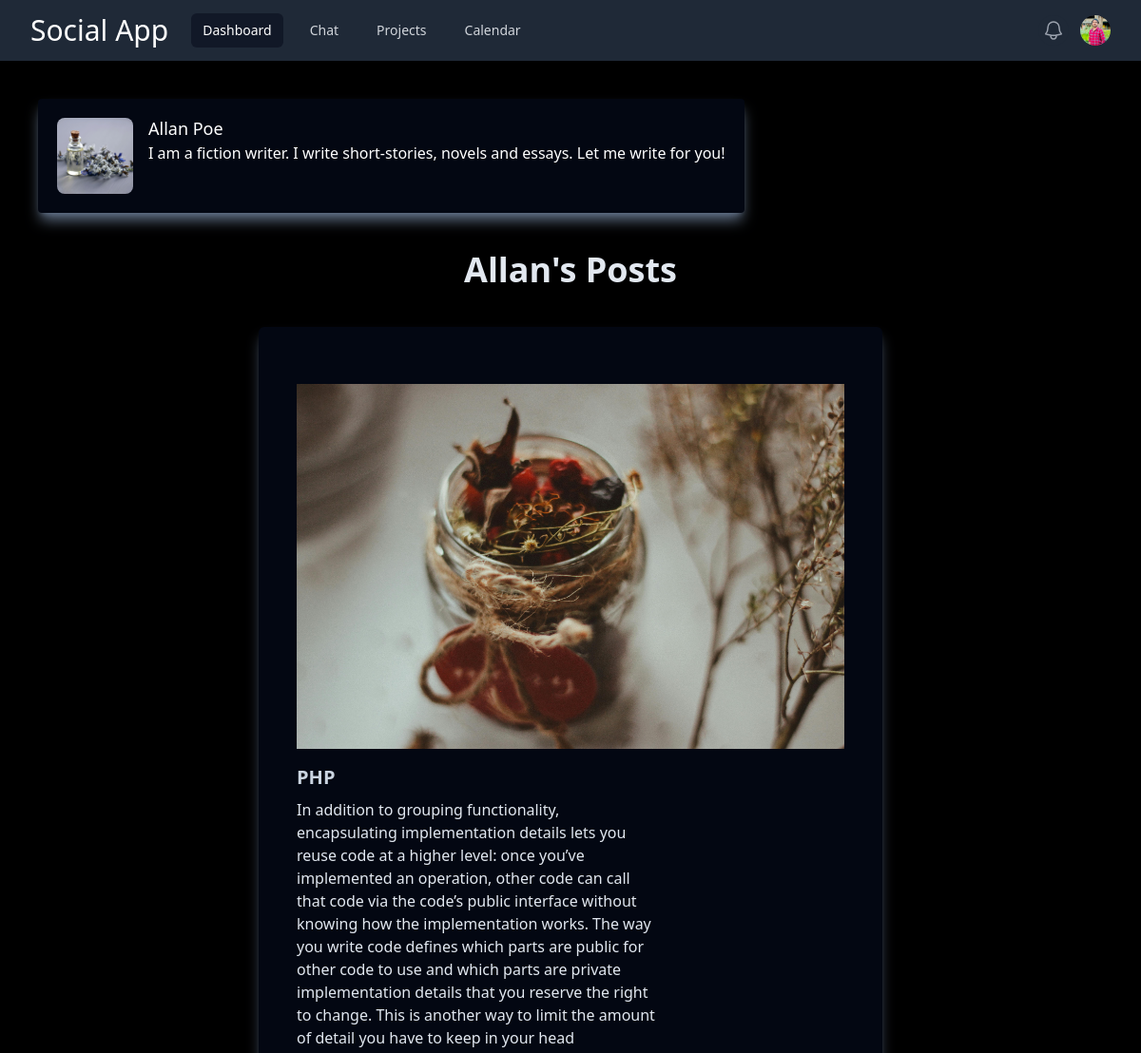
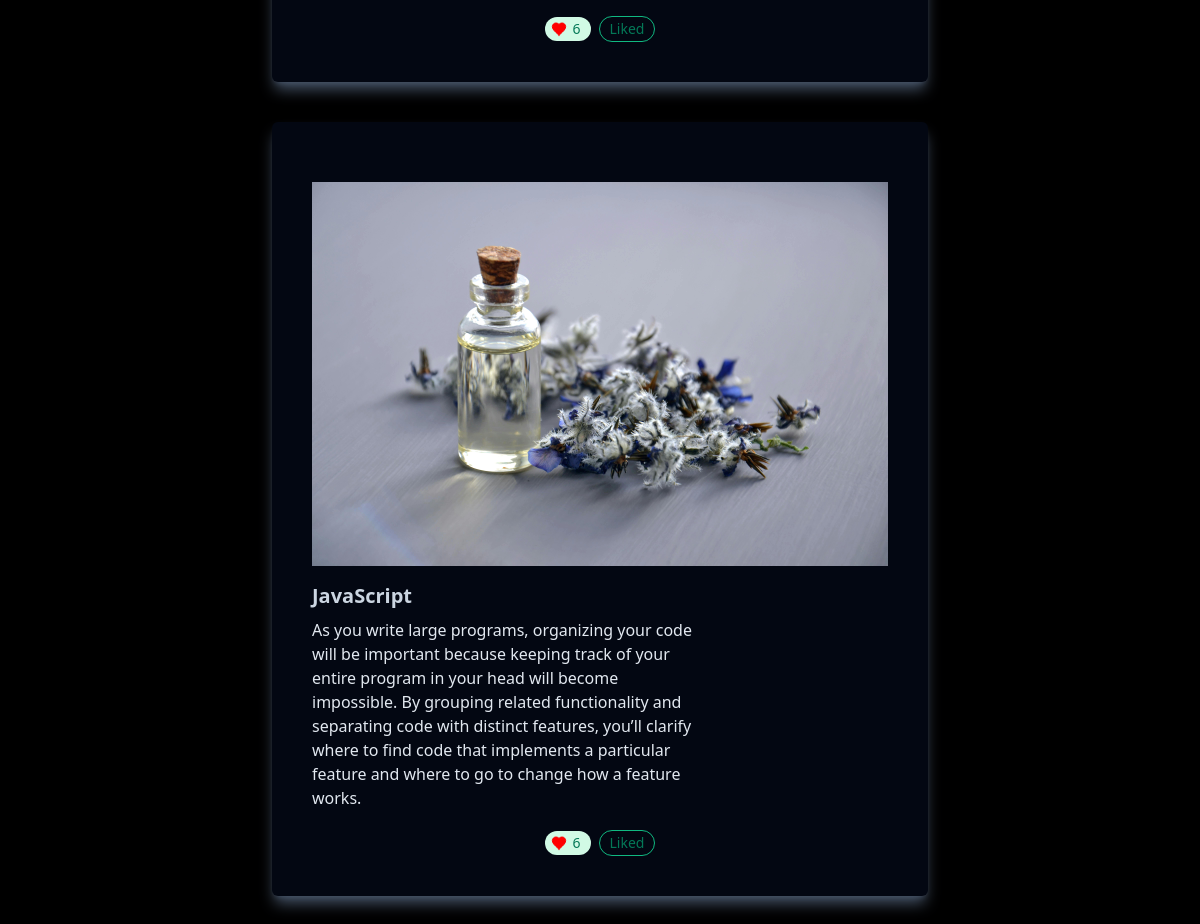
/get_posts/allan/ (signed in), run on the app's committed database (2 pictures, top to bottom).
### core/models.py (models this page shows, shortened)
class Profile(models.Model):
    user = models.OneToOneField(User, on_delete=models.CASCADE)
    profile_image = models.ImageField(upload_to='profile_images/', blank=True, null=True)
    bio = models.TextField(blank=True, null=True)
    dob = models.DateField(blank=True, null=True)

### application/models.py (models this page shows, shortened)
class Post(models.Model):
    user = models.ForeignKey(User, on_delete=models.CASCADE, related_name='posts')
    title = models.CharField(max_length=50)
    content = models.CharField(max_length=5000)
    image = models.ImageField(upload_to='post_images/', blank=True, null=True)
    created_at = models.DateTimeField(auto_now_add=True)
    likes = models.ManyToManyField(User, related_name='liked_posts', blank=True)
    @property
    def total_likes(self):
        return self.likes.count()

### application/views.py (the view)
# urls.py: path('get_posts/<str:username>/', views.user_posts, name='user_posts'),
def user_posts(request, username):
    if request.user.is_authenticated:
        user = get_object_or_404(User, username=username)
        profile = get_object_or_404(Profile, user=user)
        posts = Post.objects.filter(user=user).order_by('-created_at')
        liked = Post.objects.filter(likes=request.user)
        return render(request, "app/user_posts.html", {"user": user, "posts": posts, "profile": profile, "liked": liked})
    else:
        messages.error(request, "You must be logged in to perform this action.")
        return redirect('login')

### application/context_processors.py (called while the page is built)
def navbar_data(request):
    if request.user.is_authenticated:
        data = Profile.objects.filter(user=request.user).first()
        return {'data': data}
    else:
        return {'data': None}

### templates/app/user_posts.html (shortened to what this page needs)
{% extends "base.html" %}
{% block content %}
{% if user.is_authenticated %}
<div class="flex items-start gap-4 bg-gray-950 rounded mx-10 my-10 shadow-lg shadow-slate-500 w-fit p-5">
    <img
      src="{{ profile.profile_image.url }}"
      alt=""
      class="size-20 rounded-lg object-cover"
    />
    <div>
      <h3 class="text-lg/tight font-medium text-white">{{ user.first_name }} {{ user.last_name }}</h3>
      <p class="mt-0.5 text-white">
        {{ profile.bio }}
      </p>
    </div>
  </div>
            <h3 class="text-center text-slate-200 text-4xl font-bold my-10">{{user.username|capfirst}}'s Posts</h3>
            {% for post in posts %}
            <div class="flex posts rounded-md justify-center items-center flex-col my-10 bg-gray-950 shadow shadow-slate-600 shadow-lg h-fit w-fit mx-auto p-10">
               <div class="w-fit h-fit mx-auto my-5">
                   <img
                     alt=""
                     src="{{ post.image.url }}"
                     class="h-64 w-full object-cover sm:h-80 lg:h-96"
                   />
                   <h3 class="mt-4 text-lg font-bold text-slate-300 sm:text-xl">{{post.title}} </h3>
                   <p class="mt-2 max-w-sm text-slate-200">
                     {{post.content}}
                   </p>
               </div>
           <div class="flex justify-center items-center gap-2 w-fit">
           <span
           class="inline-flex items-center justify-center rounded-full bg-emerald-100 px-2.5 py-0.5 text-emerald-700 dark:bg-emerald-700 dark:text-emerald-100"
           >
           <p class="liked whitespace-nowrap text-sm">{{ post.total_likes }}</p>
           </span>
           <span
           class="inline-flex cursor-pointer items-center justify-center rounded-full border border-emerald-500 px-2.5 py-0.5 text-emerald-700 dark:text-emerald-100"
           >
           <p data-value="{{ post.title }}" class="like-buttonOne whitespace-nowrap text-sm">{% if post in liked %}Liked {% else %} Like {% endif %}</p>
           </span>
           </div>
           </div>
               {% endfor %}
  {% else %}
<a href="{% url "login" %}">Login</a>
<a href="{% url "signup" %}">Signup</a>
{% endif %}
{% endblock content %}

### templates/navbar.html (shortened to what this page needs)
<nav class="bg-gray-800">
    <div class="mx-auto max-w-7xl px-2 sm:px-6 lg:px-8">
      <div class="relative flex h-16 items-center justify-between">
        <div class="flex flex-1 items-center justify-center sm:items-stretch sm:justify-start">
          <div class="flex shrink-0 items-center">
            <h1 class="text-3xl mx-auto my-auto text-white">Social App</h1>
          </div>
      {% if user.is_authenticated %}
        <div class="hidden sm:ml-6 sm:block">
          <div class="flex space-x-4">
            <a href="{% url "dashboard" %}" class="rounded-md bg-gray-900 px-3 py-2 text-sm font-medium text-white" aria-current="page">Dashboard</a>
            <a href="{% url "chat" user.username %}" class="rounded-md px-3 py-2 text-sm font-medium text-gray-300 hover:bg-gray-700 hover:text-white">Chat</a>
            <a href="#" class="rounded-md px-3 py-2 text-sm font-medium text-gray-300 hover:bg-gray-700 hover:text-white">Projects</a>
            <a href="#" class="rounded-md px-3 py-2 text-sm font-medium text-gray-300 hover:bg-gray-700 hover:text-white">Calendar</a>
          </div>
        </div>
      {% endif %}
        </div>
        {% if user.is_authenticated %}
        <div class="absolute inset-y-0 right-0 flex items-center pr-2 sm:static sm:inset-auto sm:ml-6 sm:pr-0">
          <button type="button" class="relative rounded-full bg-gray-800 p-1 text-gray-400 hover:text-white focus:outline-none focus:ring-2 focus:ring-white focus:ring-offset-2 focus:ring-offset-gray-800">
            <span class="absolute -inset-1.5"></span>
          </button>
          <div class="relative ml-3" id="profile">
            <div>
              <button type="button" class="relative flex rounded-full bg-gray-800 text-sm focus:outline-none focus:ring-2 focus:ring-white focus:ring-offset-2 focus:ring-offset-gray-800" id="user-menu-button" aria-expanded="false" aria-haspopup="true">
                <span class="absolute -inset-1.5"></span>
                <img class="size-8 rounded-full" src="{{ data.profile_image.url }}" alt="">
              </button>
            </div>
          </div>
        </div>
      </div>
    </div>
    {% else %}
    <a href="{% url "login" %}" class="rounded-md px-3 py-2 text-sm font-medium text-gray-300 hover:bg-gray-700 hover:text-white">Login</a>
{% endif %}
  </nav>

### data on the page
Profile: profile_image (picture)
Profile: profile_image (picture), bio "I am a fiction writer. I write short-stories, novels and essays. Let me write for you!"
Post: image (picture), title "PHP", content "In addition to grouping functionality, encapsulating implementation details lets you reuse code at a higher level: once you’ve implemented an operation, other code can call that code via the code’s public interface without knowing how the implementation works. The way you write code defines which parts are public for other code to use and which parts are private implementation details that you reserve the right to change. This is another way to limit the amount of detail you have to keep in your head", total_likes "6", shows "Liked"
Post: image (picture), title "JavaScript", content "As you write large programs, organizing your code will be important because keeping track of your entire program in your head will become impossible. By grouping related functionality and separating code with distinct features, you’ll clarify where to find code that implements a particular feature and where to go to change how a feature works.", total_likes "6", shows "Liked"

### other printed values
{{ user.first_name }} "Allan"
{{ user.last_name }} "Poe"
{{ user.username|capfirst }} "Allan"
